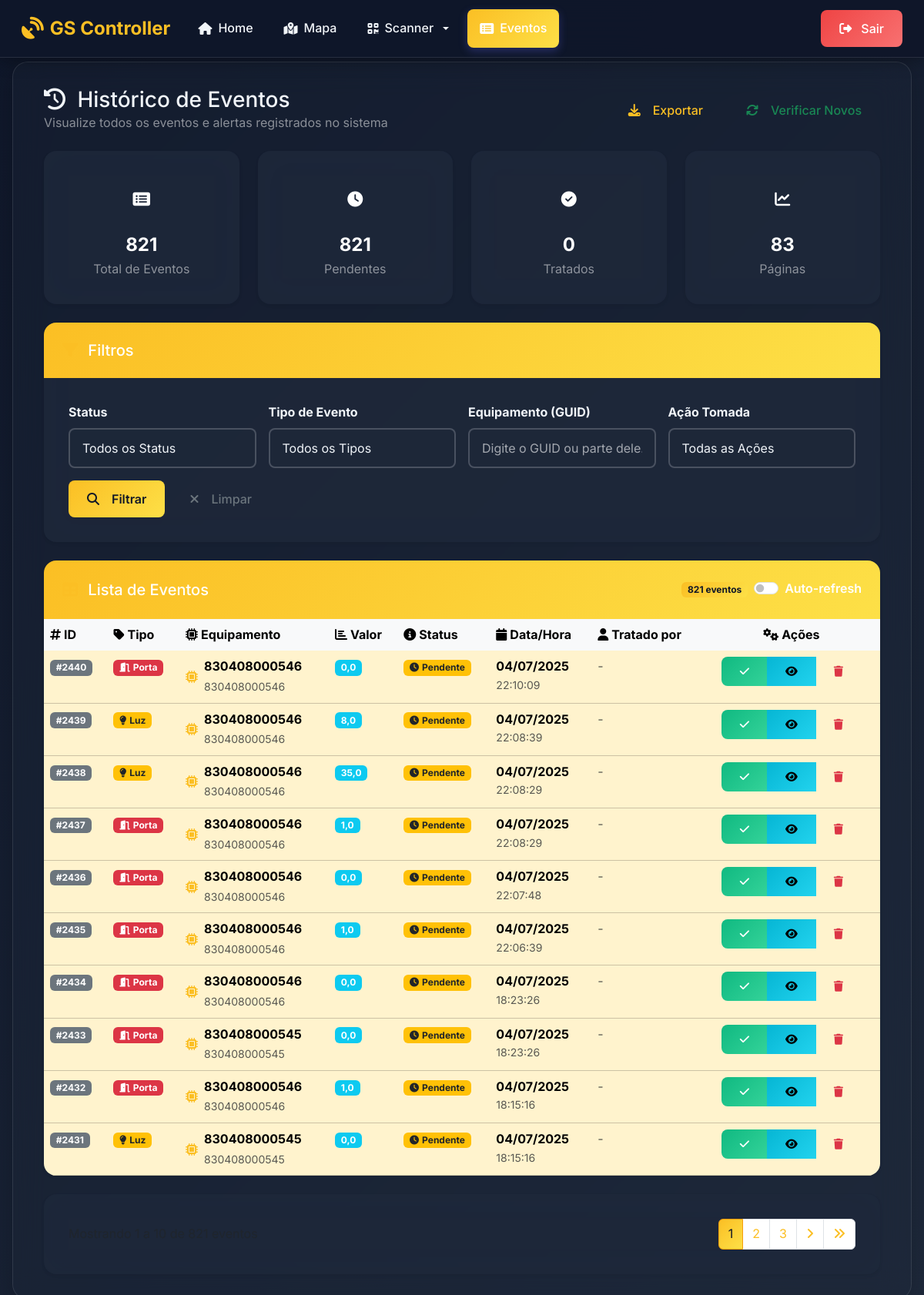
Before: /eventos/ (signed in) with the older database file.
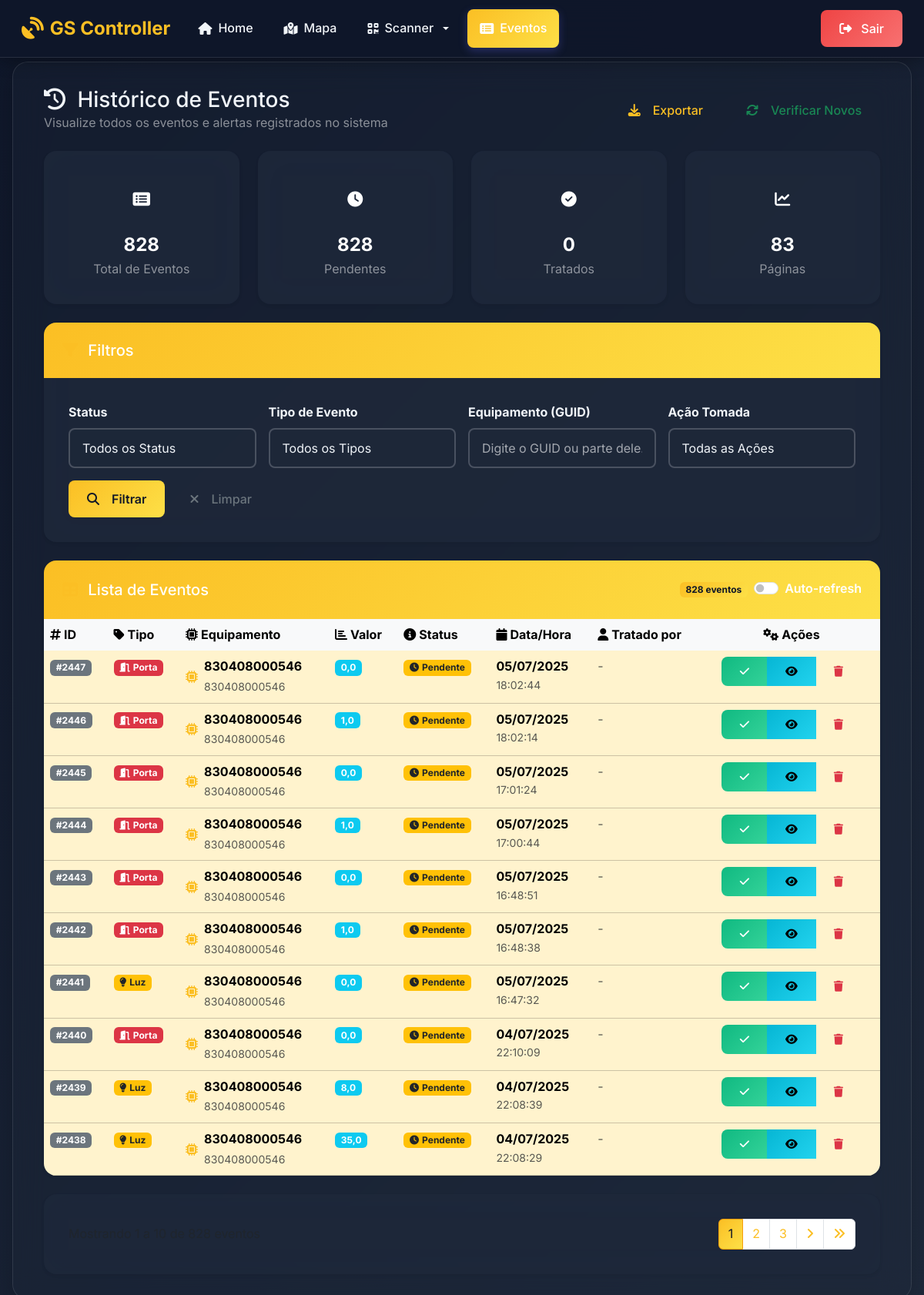
After: the same page with the newer database file.
### core/models.py (models this page shows, shortened)
class EventoTratado(models.Model):
    guid             = models.CharField(max_length=255)
    tipo_evento      = models.CharField(max_length=20)
    valor            = models.FloatField(null=True, blank=True)
    criado_em        = models.DateTimeField(auto_now_add=True)
    alerta_disparado = models.BooleanField(default=False)
    status = models.CharField(max_length=20, choices=[
        ('pendente', 'Pendente'),
        ('tratado', 'Tratado'),
        ('ignorado', 'Ignorado'),
    ], default='pendente')
    tratado_em  = models.DateTimeField(null=True, blank=True)
    tratado_por = models.CharField(max_length=100, null=True, blank=True)
    observacoes = models.TextField(null=True, blank=True)
    acao_tomada = models.CharField(max_length=50, choices=[
        ('verificado', 'Verificado'),
        ('corrigido', 'Corrigido'),
        ('ignorado', 'Ignorado'),
        ('escalado', 'Escalado'),
        ('outro', 'Outro')
    ], null=True, blank=True)
    class Meta:
        ordering = ["-criado_em"]
        indexes  = [models.Index(fields=["criado_em"])]
        permissions = [
            ("can_access_eventos", "Pode acessar eventos"),
        ]

### core/views.py (the view)
# urls.py: path("eventos/", eventos_list_view, name="eventos"),
@login_required
@permission_required('core.can_access_eventos', login_url='login')
def eventos_list_view(request):
    status_filter = request.GET.get('status', '')
    tipo_filter = request.GET.get('tipo', '')
    guid_filter = request.GET.get('guid', '')
    acao_filter = request.GET.get('acao', '')
    eventos = EventoTratado.objects.all()
    eventos = eventos.filter(models.Q(tratado_por__isnull=True) | models.Q(tratado_por=""))
    if status_filter:
        eventos = eventos.filter(status=status_filter)
    if tipo_filter:
        eventos = eventos.filter(tipo_evento__icontains=tipo_filter)
    if guid_filter:
        eventos = eventos.filter(guid__icontains=guid_filter)
    if acao_filter:
        eventos = eventos.filter(acao_tomada=acao_filter)
    eventos = eventos.order_by('-criado_em')
    paginator = Paginator(eventos, 10)  # 20 eventos por página
    page_number = request.GET.get('page')
    page_obj = paginator.get_page(page_number)
    total_eventos = eventos.count()
    pendentes = eventos.filter(status='pendente').count()
    tratados = eventos.filter(status='tratado').count()
    for evento in page_obj:
        if evento.alerta_disparado and evento.tratado_em:
            evento.tempo_tratamento = evento.tratado_em - evento.criado_em
    context = {
        'eventos': page_obj,
        'total_eventos': total_eventos,
        'pendentes': pendentes,
        'tratados': tratados,
        'status_filter': status_filter,
        'tipo_filter': tipo_filter,
        'guid_filter': guid_filter,
        'acao_filter': acao_filter,
        'guids_unicos': sorted(list(EventoTratado.objects.values_list('guid', flat=True).distinct())),
    }
    return render(request, 'core/eventos.html', context)

### core/templates/core/eventos.html (shortened to what the changed rows need)
{% extends 'base.html' %}
{% load static %}
{% block content %}
<div class="container-fluid">
    <div class="row mb-4">
        <div class="col-12">
            <div class="d-flex justify-content-between align-items-center">
                <div>
                    <h1 class="h3 mb-0 text-gradient-primary">
                        <i class="fas fa-history me-2"></i>
                        Histórico de Eventos
                    </h1>
                </div>
            </div>
        </div>
    </div>
    <div class="row mb-4">
        <div class="col-md-3">
            <div class="card border-0 shadow-sm h-100">
                <div class="card-body text-center">
                    <div class="icon-wrapper bg-gradient-primary rounded-circle mx-auto mb-3 d-flex align-items-center justify-content-center" style="width: 60px; height: 60px;">
                        <i class="fas fa-list-alt fa-lg text-white"></i>
                    </div>
                    <h4 class="fw-bold text-white mb-1">{{ total_eventos }}</h4>
                    <p class="text-white-50 mb-0">Total de Eventos</p>
                </div>
            </div>
        </div>
        <div class="col-md-3">
            <div class="card border-0 shadow-sm h-100">
                <div class="card-body text-center">
                    <div class="icon-wrapper bg-gradient-warning rounded-circle mx-auto mb-3 d-flex align-items-center justify-content-center" style="width: 60px; height: 60px;">
                        <i class="fas fa-clock fa-lg text-white"></i>
                    </div>
                    <h4 class="fw-bold text-white mb-1">{{ pendentes }}</h4>
                    <p class="text-white-50 mb-0">Pendentes</p>
                </div>
            </div>
        </div>
    </div>
    <div class="card border-0 shadow-sm">
        <div class="card-header bg-white border-0 d-flex justify-content-between align-items-center">
            <div class="d-flex align-items-center gap-2">
                <span class="badge bg-primary">{{ eventos.paginator.count }} eventos</span>
                <div class="form-check form-switch">
                    <input class="form-check-input" type="checkbox" id="autoRefresh">
                    <label class="form-check-label" for="autoRefresh">Auto-refresh</label>
                </div>
            </div>
        </div>
        <div class="card-body p-0">
            <div class="table-responsive">
                <table class="table table-hover mb-0">
                    <thead class="table-light">
                        <tr>
                            <th class="border-0"><i class="fas fa-hashtag me-1"></i>ID</th>
                            <th class="border-0"><i class="fas fa-tag me-1"></i>Tipo</th>
                            <th class="border-0"><i class="fas fa-microchip me-1"></i>Equipamento</th>
                            <th class="border-0"><i class="fas fa-chart-bar me-1"></i>Valor</th>
                            <th class="border-0"><i class="fas fa-info-circle me-1"></i>Status</th>
                            <th class="border-0"><i class="fas fa-calendar me-1"></i>Data/Hora</th>
                            <th class="border-0"><i class="fas fa-user me-1"></i>Tratado por</th>
                            <th class="border-0 text-center"><i class="fas fa-cogs me-1"></i>Ações</th>
                        </tr>
                    </thead>
                    <tbody>
                        {% for evento in eventos %}
                        <tr class="{% if evento.status == 'pendente' %}table-warning{% endif %}">
                            <td><span class="badge bg-secondary">#{{ evento.id }}</span></td>
                            <td>
                                {% if evento.tipo_evento == 'door' %}
                                    <span class="badge bg-danger"><i class="fas fa-door-open me-1"></i>Porta</span>
                                {% elif evento.tipo_evento == 'light' %}
                                    <span class="badge bg-warning text-dark"><i class="fas fa-lightbulb me-1"></i>Luz</span>
                                {% else %}
                                    <span class="badge bg-secondary"><i class="fas fa-question me-1"></i>{{ evento.tipo_evento }}</span>
                                {% endif %}
                            </td>
                            <td>
                                <div class="d-flex align-items-center">
                                    <i class="fas fa-microchip text-primary me-2"></i>
                                    <div>
                                        <div class="fw-bold">{{ evento.guid|truncatechars:20 }}</div>
                                        <small class="text-muted">{{ evento.guid }}</small>
                                    </div>
                                </div>
                            </td>
                            <td>{% if evento.valor is not None %}<span class="badge bg-info">{{ evento.valor }}</span>{% else %}<span class="text-muted">-</span>{% endif %}</td>
                            <td>
                                {% if evento.status == 'tratado' %}
                                    <span class="badge bg-success"><i class="fas fa-check me-1"></i>Tratado</span>
                                {% elif evento.status == 'ignorado' %}
                                    <span class="badge bg-secondary"><i class="fas fa-times me-1"></i>Ignorado</span>
                                {% else %}
                                    <span class="badge bg-warning text-dark"><i class="fas fa-clock me-1"></i>Pendente</span>
                                {% endif %}
                            </td>
                            <td>
                                <div class="d-flex flex-column">
                                    <span class="fw-bold">{{ evento.criado_em|date:"d/m/Y" }}</span>
                                    <small class="text-muted">{{ evento.criado_em|date:"H:i:s" }}</small>
                                </div>
                            </td>
                            <td>{% if evento.tratado_por %}<div class="d-flex align-items-center"><i class="fas fa-user-check text-success me-2"></i><div><div class="fw-bold">{{ evento.tratado_por }}</div><small class="text-muted">{{ evento.tratado_em|date:"d/m/Y H:i" }}</small></div></div>{% else %}<span class="text-muted">-</span>{% endif %}</td>
                            <td class="text-center">
                                <div class="btn-group" role="group">
                                    {% if evento.status == 'pendente' %}
                                        <button type="button" class="btn btn-sm btn-success" onclick="marcarTratado({{ evento.id }})" title="Marcar como Tratado"><i class="fas fa-check"></i></button>
                                    {% endif %}
                                    <button type="button" class="btn btn-sm btn-info" onclick="verDetalhes({{ evento.id }})" title="Ver Detalhes"><i class="fas fa-eye"></i></button>
                                    <button type="button" class="btn btn-sm btn-outline-danger" onclick="excluirEvento({{ evento.id }})" title="Excluir"><i class="fas fa-trash"></i></button>
                                </div>
                            </td>
                        </tr>
                        {% empty %}
                        <tr><td colspan="8" class="text-center py-5"><div class="text-muted"><i class="fas fa-inbox fa-3x mb-3"></i><h5>Nenhum evento encontrado</h5><p>Tente ajustar os filtros ou verificar se há novos eventos.</p></div></td></tr>
                        {% endfor %}
                    </tbody>
                </table>
            </div>
        </div>
    </div>
    {% if eventos.has_other_pages %}
    <div class="card border-0 shadow-sm mt-4">
        <div class="card-body">
            <nav aria-label="Paginação de eventos">
                <div class="d-flex justify-content-between align-items-center">
                    <ul class="pagination mb-0">
                        {% for num in eventos.paginator.page_range %}
                            {% if eventos.number == num %}<li class="page-item active"><span class="page-link">{{ num }}</span></li>
                            {% elif num > eventos.number|add:'-3' and num < eventos.number|add:'3' %}
                                <li class="page-item"><a class="page-link" href="?page={{ num }}">{{ num }}</a></li>
                            {% endif %}
                        {% endfor %}
                    </ul>
                </div>
            </nav>
        </div>
    </div>
    {% endif %}
</div>
{% endblock %}

Changed rows visible on the page:
no longer on this page (row unchanged): EventoTratado: id "2437", tipo_evento "door" (drawn), guid "830408000546", valor "1,0", status "pendente" (drawn), criado_em "04/07/2025", criado_em "22:08:29"
no longer on this page (row unchanged): EventoTratado: id "2436", tipo_evento "door" (drawn), guid "830408000546", valor "0,0", status "pendente" (drawn), criado_em "04/07/2025", criado_em "22:07:48"
no longer on this page (row unchanged): EventoTratado: id "2435", tipo_evento "door" (drawn), guid "830408000546", valor "1,0", status "pendente" (drawn), criado_em "04/07/2025", criado_em "22:06:39"
no longer on this page (row unchanged): EventoTratado: id "2434", tipo_evento "door" (drawn), guid "830408000546", valor "0,0", status "pendente" (drawn), criado_em "04/07/2025", criado_em "18:23:26"
no longer on this page (row unchanged): EventoTratado: id "2433", tipo_evento "door" (drawn), guid "830408000545", valor "0,0", status "pendente" (drawn), criado_em "04/07/2025", criado_em "18:23:26"
no longer on this page (row unchanged): EventoTratado: id "2432", tipo_evento "door" (drawn), guid "830408000546", valor "1,0", status "pendente" (drawn), criado_em "04/07/2025", criado_em "18:15:16"
no longer on this page (row unchanged): EventoTratado: id "2431", tipo_evento "light" (drawn), guid "830408000545", valor "0,0", status "pendente" (drawn), criado_em "04/07/2025", criado_em "18:15:16"
added EventoTratado: id "2447", tipo_evento "door" (drawn), guid "830408000546", valor "0,0", status "pendente" (drawn), criado_em "05/07/2025", criado_em "18:02:44"
added EventoTratado: id "2446", tipo_evento "door" (drawn), guid "830408000546", valor "1,0", status "pendente" (drawn), criado_em "05/07/2025", criado_em "18:02:14"
added EventoTratado: id "2445", tipo_evento "door" (drawn), guid "830408000546", valor "0,0", status "pendente" (drawn), criado_em "05/07/2025", criado_em "17:01:24"
added EventoTratado: id "2444", tipo_evento "door" (drawn), guid "830408000546", valor "1,0", status "pendente" (drawn), criado_em "05/07/2025", criado_em "17:00:44"
added EventoTratado: id "2443", tipo_evento "door" (drawn), guid "830408000546", valor "0,0", status "pendente" (drawn), criado_em "05/07/2025", criado_em "16:48:51"
added EventoTratado: id "2442", tipo_evento "door" (drawn), guid "830408000546", valor "1,0", status "pendente" (drawn), criado_em "05/07/2025", criado_em "16:48:38"
added EventoTratado: id "2441", tipo_evento "light" (drawn), guid "830408000546", valor "0,0", status "pendente" (drawn), criado_em "05/07/2025", criado_em "16:47:32"
Other visible differences:
{{ total_eventos }}: "821" → "828"
{{ pendentes }}: "821" → "828"
{{ eventos.paginator.count }}: "821" → "828"
